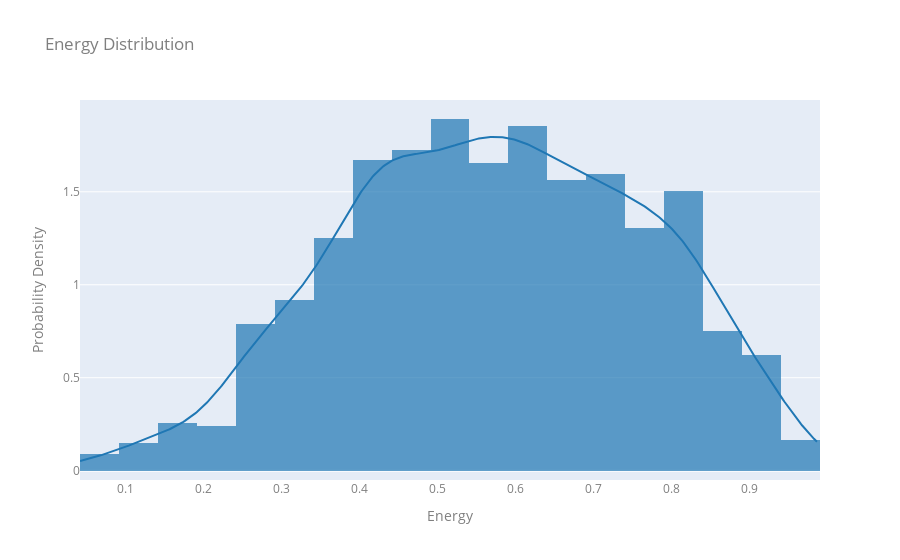

Write notebook code for a chart like this one.
### Code cell
plot_feature_dist('energy')

### Figure 1 — Plotly figure (JSON) as saved in the notebook; plotly's stock layout.template omitted (floating-point values rounded to 4 significant figures; data arrays with more than 128 entries replaced by an {"elided": "..."} marker saying what was removed)
{"data": [{"autobinx": false, "histnorm": "probability density", "legendgroup": "energy", "marker": {"color": "rgb(31, 119, 180)"}, "name": "energy", "opacity": 0.7, "type": "histogram", "x": {"elided": "1089 float values"}, "xaxis": "x", "xbins": {"end": 0.989, "size": 0.05, "start": 0.041}, "yaxis": "y"}, {"legendgroup": "energy", "marker": {"color": "rgb(31, 119, 180)"}, "mode": "lines", "name": "energy", "showlegend": false, "type": "scatter", "x": {"elided": "500 float values"}, "xaxis": "x", "y": {"elided": "500 float values"}, "yaxis": "y"}], "layout": {"barmode": "overlay", "font": {"color": "#7f7f7f", "size": 12}, "hovermode": "closest", "legend": {"traceorder": "reversed"}, "showlegend": false, "title": {"text": "Energy Distribution"}, "xaxis": {"anchor": "y2", "domain": [0, 1], "title": {"text": "Energy"}, "zeroline": false}, "yaxis": {"anchor": "free", "domain": [0, 1], "position": 0, "title": {"text": "Probability Density"}}}}
